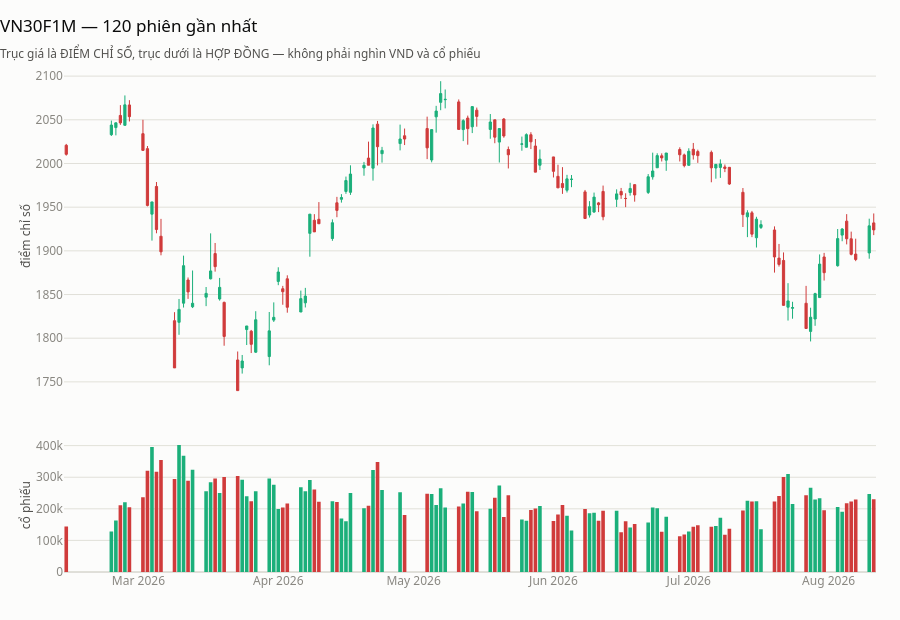

Source (notebook cell):
### Code cell
nen(
    fut.tail(120),
    tieu_de=f"{HD} — 120 phiên gần nhất",
    phu_de="Trục giá là ĐIỂM CHỈ SỐ, trục dưới là HỢP ĐỒNG — không phải nghìn VND và cổ phiếu",
    nhan_gia="điểm chỉ số",
)
